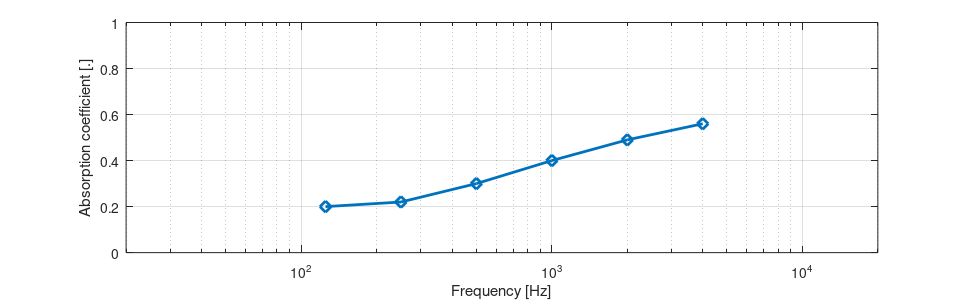

Recreate this plot in MATLAB. (Note: this script raises an error after producing the figure.)
function genericFilterDemonstration()

    BOUNDARY_ABSORPTION = [ 125  250  500 1000 2000 4000 8000 16000 24000
                           0.20 0.22 0.30 0.40 0.49 0.56 0.600 0.63  0.65];

    % Plot of material characteristics
    semilogx(BOUNDARY_ABSORPTION(1, 1 : 6), BOUNDARY_ABSORPTION(2, 1 : 6), 'd-', 'LineWidth', 2, 'MarkerSize', 8)
    grid on
    xlim([20 20000])
    ylim([0 1])
    xlabel('Frequency [Hz]')
    ylabel('Absorption coefficient [.]')
    set(gcf, 'PaperPosition', [-0.5 0.125 9.7 3.0]);
    set(gcf, 'PaperSize', [8.5 3.0]);
    saveas(gcf, 'absorption_demonstration_material.pdf', 'pdf');
    close all

    inputSignal = [1 zeros(1, 47999)];
    [filteredSignal, filterGroupDelay] = generic_filter_design(inputSignal, ...
                                                               BOUNDARY_ABSORPTION(1,:), ...
                                                               ones(1, 9) - (BOUNDARY_ABSORPTION(2,:)));

    plot(filteredSignal, 'LineWidth', 2)
    grid on
    xlim([0 1200])
    ylim([-0.05 0.5])
    xlabel('Time [samples @ 48 kHz]')
    ylabel('Amplitude [.]')
    set(gcf, 'PaperPosition', [-0.5 0.125 9.7 3.0]);
    set(gcf, 'PaperSize', [8.5 3.0]);
    saveas(gcf, 'absorption_demonstration_ir.pdf', 'pdf');
    close all

    outputSpectrum = 20*log10(abs(fft(filteredSignal)));
    outputSpectrum = outputSpectrum(1 : round(length(outputSpectrum)/2));
    semilogx(outputSpectrum, 'LineWidth', 2);
    hold on
    semilogx(BOUNDARY_ABSORPTION(1, 1 : 6), 20*log10((ones(1, 6) - BOUNDARY_ABSORPTION(2, 1 : 6))) -0.65, 'd', 'MarkerSize', 8, 'LineWidth', 2)
    grid on
    ylim([-12 0])
    xlim([20 20000])
    legend({'Obtained filter frequency response', 'Material absorption characteristics'})
    xlabel('Frequency [Hz]')
    ylabel('Frequency response module [dB]')
    set(gcf, 'PaperPosition', [-0.5 0.125 9.7 3.0]);
    set(gcf, 'PaperSize', [8.5 3.0]);
    saveas(gcf, 'absorption_demonstration_filter_response.pdf', 'pdf');
    close all
    

end
